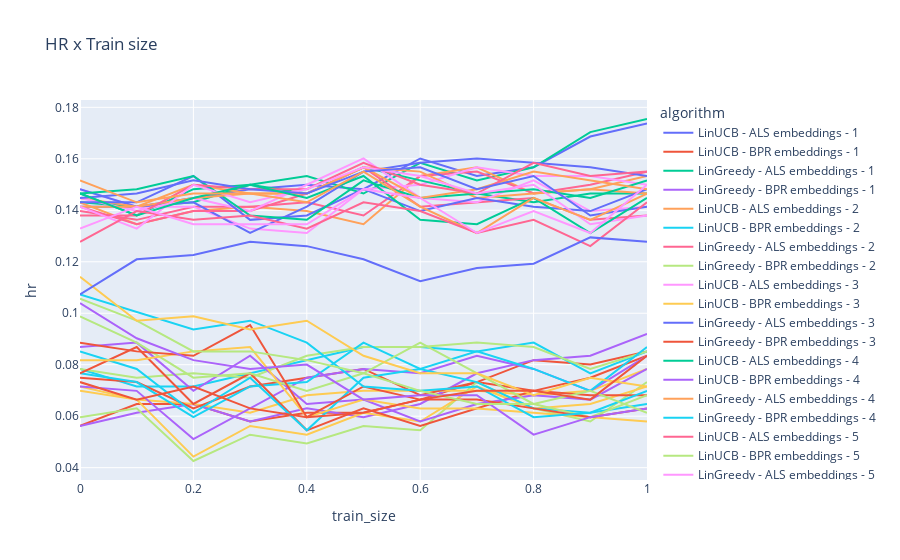

The cell this chart's notebook holds for it:
### Code cell
fig = px.line(df_results, x="train_size", y="hr", color='algorithm', title='HR x Train size')
fig.show()
fig.write_html('results-v9/hr_x_train_size.html')

### Figure 1 — Plotly figure (JSON) as saved in the notebook; plotly's stock layout.template omitted (floating-point values rounded to 4 significant figures)
{"data": [{"hovertemplate": "algorithm=LinUCB - ALS embeddings - 1<br>train_size=%{x}<br>hr=%{y}<extra></extra>", "legendgroup": "LinUCB - ALS embeddings - 1", "line": {"color": "#636efa", "dash": "solid"}, "marker": {"symbol": "circle"}, "mode": "lines", "name": "LinUCB - ALS embeddings - 1", "orientation": "v", "showlegend": true, "type": "scatter", "x": [0, 0.1, 0.2, 0.3, 0.4, 0.5, 0.6, 0.7, 0.8, 0.9, 1], "xaxis": "x", "y": [0.1414, 0.1414, 0.1448, 0.1482, 0.1499, 0.1482, 0.1601, 0.1533, 0.1567, 0.1687, 0.1738], "yaxis": "y"}, {"hovertemplate": "algorithm=LinUCB - BPR embeddings - 1<br>train_size=%{x}<br>hr=%{y}<extra></extra>", "legendgroup": "LinUCB - BPR embeddings - 1", "line": {"color": "#EF553B", "dash": "solid"}, "marker": {"symbol": "circle"}, "mode": "lines", "name": "LinUCB - BPR embeddings - 1", "orientation": "v", "showlegend": true, "type": "scatter", "x": [0, 0.1, 0.2, 0.3, 0.4, 0.5, 0.6, 0.7, 0.8, 0.9, 1], "xaxis": "x", "y": [0.05622, 0.06474, 0.06474, 0.05792, 0.06133, 0.06133, 0.06644, 0.07325, 0.08177, 0.08007, 0.08518], "yaxis": "y"}, {"hovertemplate": "algorithm=LinGreedy - ALS embeddings - 1<br>train_size=%{x}<br>hr=%{y}<extra></extra>", "legendgroup": "LinGreedy - ALS embeddings - 1", "line": {"color": "#00cc96", "dash": "solid"}, "marker": {"symbol": "circle"}, "mode": "lines", "name": "LinGreedy - ALS embeddings - 1", "orientation": "v", "showlegend": true, "type": "scatter", "x": [0, 0.1, 0.2, 0.3, 0.4, 0.5, 0.6, 0.7, 0.8, 0.9, 1], "xaxis": "x", "y": [0.1431, 0.1414, 0.1431, 0.1499, 0.1533, 0.1465, 0.1584, 0.1516, 0.1567, 0.1704, 0.1755], "yaxis": "y"}, {"hovertemplate": "algorithm=LinGreedy - BPR embeddings - 1<br>train_size=%{x}<br>hr=%{y}<extra></extra>", "legendgroup": "LinGreedy - BPR embeddings - 1", "line": {"color": "#ab63fa", "dash": "solid"}, "marker": {"symbol": "circle"}, "mode": "lines", "name": "LinGreedy - BPR embeddings - 1", "orientation": "v", "showlegend": true, "type": "scatter", "x": [0, 0.1, 0.2, 0.3, 0.4, 0.5, 0.6, 0.7, 0.8, 0.9, 1], "xaxis": "x", "y": [0.05622, 0.06133, 0.06474, 0.05792, 0.06303, 0.05963, 0.06474, 0.07666, 0.08177, 0.08348, 0.09199], "yaxis": "y"}, {"hovertemplate": "algorithm=LinUCB - ALS embeddings - 2<br>train_size=%{x}<br>hr=%{y}<extra></extra>", "legendgroup": "LinUCB - ALS embeddings - 2", "line": {"color": "#FFA15A", "dash": "solid"}, "marker": {"symbol": "circle"}, "mode": "lines", "name": "LinUCB - ALS embeddings - 2", "orientation": "v", "showlegend": true, "type": "scatter", "x": [0, 0.1, 0.2, 0.3, 0.4, 0.5, 0.6, 0.7, 0.8, 0.9, 1], "xaxis": "x", "y": [0.1431, 0.1346, 0.1397, 0.1414, 0.1397, 0.1346, 0.1533, 0.1567, 0.1465, 0.1482, 0.1533], "yaxis": "y"}, {"hovertemplate": "algorithm=LinUCB - BPR embeddings - 2<br>train_size=%{x}<br>hr=%{y}<extra></extra>", "legendgroup": "LinUCB - BPR embeddings - 2", "line": {"color": "#19d3f3", "dash": "solid"}, "marker": {"symbol": "circle"}, "mode": "lines", "name": "LinUCB - BPR embeddings - 2", "orientation": "v", "showlegend": true, "type": "scatter", "x": [0, 0.1, 0.2, 0.3, 0.4, 0.5, 0.6, 0.7, 0.8, 0.9, 1], "xaxis": "x", "y": [0.07836, 0.07155, 0.07155, 0.07666, 0.08177, 0.08688, 0.08688, 0.08518, 0.08859, 0.07666, 0.08518], "yaxis": "y"}, {"hovertemplate": "algorithm=LinGreedy - ALS embeddings - 2<br>train_size=%{x}<br>hr=%{y}<extra></extra>", "legendgroup": "LinGreedy - ALS embeddings - 2", "line": {"color": "#FF6692", "dash": "solid"}, "marker": {"symbol": "circle"}, "mode": "lines", "name": "LinGreedy - ALS embeddings - 2", "orientation": "v", "showlegend": true, "type": "scatter", "x": [0, 0.1, 0.2, 0.3, 0.4, 0.5, 0.6, 0.7, 0.8, 0.9, 1], "xaxis": "x", "y": [0.1397, 0.1363, 0.1414, 0.1414, 0.1431, 0.138, 0.1533, 0.155, 0.1465, 0.1499, 0.155], "yaxis": "y"}, {"hovertemplate": "algorithm=LinGreedy - BPR embeddings - 2<br>train_size=%{x}<br>hr=%{y}<extra></extra>", "legendgroup": "LinGreedy - BPR embeddings - 2", "line": {"color": "#B6E880", "dash": "solid"}, "marker": {"symbol": "circle"}, "mode": "lines", "name": "LinGreedy - BPR embeddings - 2", "orientation": "v", "showlegend": true, "type": "scatter", "x": [0, 0.1, 0.2, 0.3, 0.4, 0.5, 0.6, 0.7, 0.8, 0.9, 1], "xaxis": "x", "y": [0.07836, 0.07496, 0.07666, 0.07496, 0.08348, 0.08688, 0.08688, 0.08859, 0.08688, 0.07836, 0.08518], "yaxis": "y"}, {"hovertemplate": "algorithm=LinUCB - ALS embeddings - 3<br>train_size=%{x}<br>hr=%{y}<extra></extra>", "legendgroup": "LinUCB - ALS embeddings - 3", "line": {"color": "#FF97FF", "dash": "solid"}, "marker": {"symbol": "circle"}, "mode": "lines", "name": "LinUCB - ALS embeddings - 3", "orientation": "v", "showlegend": true, "type": "scatter", "x": [0, 0.1, 0.2, 0.3, 0.4, 0.5, 0.6, 0.7, 0.8, 0.9, 1], "xaxis": "x", "y": [0.1482, 0.1414, 0.1414, 0.1329, 0.1312, 0.1482, 0.1499, 0.1567, 0.1533, 0.1533, 0.1499], "yaxis": "y"}, {"hovertemplate": "algorithm=LinUCB - BPR embeddings - 3<br>train_size=%{x}<br>hr=%{y}<extra></extra>", "legendgroup": "LinUCB - BPR embeddings - 3", "line": {"color": "#FECB52", "dash": "solid"}, "marker": {"symbol": "circle"}, "mode": "lines", "name": "LinUCB - BPR embeddings - 3", "orientation": "v", "showlegend": true, "type": "scatter", "x": [0, 0.1, 0.2, 0.3, 0.4, 0.5, 0.6, 0.7, 0.8, 0.9, 1], "xaxis": "x", "y": [0.07155, 0.06644, 0.06474, 0.06133, 0.06814, 0.06985, 0.06985, 0.06985, 0.06814, 0.06985, 0.07836], "yaxis": "y"}, {"hovertemplate": "algorithm=LinGreedy - ALS embeddings - 3<br>train_size=%{x}<br>hr=%{y}<extra></extra>", "legendgroup": "LinGreedy - ALS embeddings - 3", "line": {"color": "#636efa", "dash": "solid"}, "marker": {"symbol": "circle"}, "mode": "lines", "name": "LinGreedy - ALS embeddings - 3", "orientation": "v", "showlegend": true, "type": "scatter", "x": [0, 0.1, 0.2, 0.3, 0.4, 0.5, 0.6, 0.7, 0.8, 0.9, 1], "xaxis": "x", "y": [0.1482, 0.1414, 0.1431, 0.1312, 0.1414, 0.155, 0.1584, 0.1601, 0.1584, 0.1567, 0.1533], "yaxis": "y"}, {"hovertemplate": "algorithm=LinGreedy - BPR embeddings - 3<br>train_size=%{x}<br>hr=%{y}<extra></extra>", "legendgroup": "LinGreedy - BPR embeddings - 3", "line": {"color": "#EF553B", "dash": "solid"}, "marker": {"symbol": "circle"}, "mode": "lines", "name": "LinGreedy - BPR embeddings - 3", "orientation": "v", "showlegend": true, "type": "scatter", "x": [0, 0.1, 0.2, 0.3, 0.4, 0.5, 0.6, 0.7, 0.8, 0.9, 1], "xaxis": "x", "y": [0.07496, 0.07325, 0.06303, 0.07155, 0.07496, 0.07836, 0.06814, 0.07325, 0.06985, 0.07496, 0.08348], "yaxis": "y"}, {"hovertemplate": "algorithm=LinUCB - ALS embeddings - 4<br>train_size=%{x}<br>hr=%{y}<extra></extra>", "legendgroup": "LinUCB - ALS embeddings - 4", "line": {"color": "#00cc96", "dash": "solid"}, "marker": {"symbol": "circle"}, "mode": "lines", "name": "LinUCB - ALS embeddings - 4", "orientation": "v", "showlegend": true, "type": "scatter", "x": [0, 0.1, 0.2, 0.3, 0.4, 0.5, 0.6, 0.7, 0.8, 0.9, 1], "xaxis": "x", "y": [0.1465, 0.138, 0.1482, 0.1499, 0.1465, 0.1567, 0.1516, 0.1465, 0.1431, 0.1465, 0.1465], "yaxis": "y"}, {"hovertemplate": "algorithm=LinUCB - BPR embeddings - 4<br>train_size=%{x}<br>hr=%{y}<extra></extra>", "legendgroup": "LinUCB - BPR embeddings - 4", "line": {"color": "#ab63fa", "dash": "solid"}, "marker": {"symbol": "circle"}, "mode": "lines", "name": "LinUCB - BPR embeddings - 4", "orientation": "v", "showlegend": true, "type": "scatter", "x": [0, 0.1, 0.2, 0.3, 0.4, 0.5, 0.6, 0.7, 0.8, 0.9, 1], "xaxis": "x", "y": [0.07155, 0.06985, 0.05111, 0.06303, 0.07496, 0.07836, 0.07666, 0.08348, 0.07836, 0.06985, 0.08348], "yaxis": "y"}, {"hovertemplate": "algorithm=LinGreedy - ALS embeddings - 4<br>train_size=%{x}<br>hr=%{y}<extra></extra>", "legendgroup": "LinGreedy - ALS embeddings - 4", "line": {"color": "#FFA15A", "dash": "solid"}, "marker": {"symbol": "circle"}, "mode": "lines", "name": "LinGreedy - ALS embeddings - 4", "orientation": "v", "showlegend": true, "type": "scatter", "x": [0, 0.1, 0.2, 0.3, 0.4, 0.5, 0.6, 0.7, 0.8, 0.9, 1], "xaxis": "x", "y": [0.1448, 0.1414, 0.1499, 0.1465, 0.1465, 0.1567, 0.155, 0.1448, 0.1465, 0.1482, 0.1465], "yaxis": "y"}, {"hovertemplate": "algorithm=LinGreedy - BPR embeddings - 4<br>train_size=%{x}<br>hr=%{y}<extra></extra>", "legendgroup": "LinGreedy - BPR embeddings - 4", "line": {"color": "#19d3f3", "dash": "solid"}, "marker": {"symbol": "circle"}, "mode": "lines", "name": "LinGreedy - BPR embeddings - 4", "orientation": "v", "showlegend": true, "type": "scatter", "x": [0, 0.1, 0.2, 0.3, 0.4, 0.5, 0.6, 0.7, 0.8, 0.9, 1], "xaxis": "x", "y": [0.07666, 0.07325, 0.05963, 0.07155, 0.07325, 0.08859, 0.07836, 0.08518, 0.07836, 0.06985, 0.08688], "yaxis": "y"}, {"hovertemplate": "algorithm=LinUCB - ALS embeddings - 5<br>train_size=%{x}<br>hr=%{y}<extra></extra>", "legendgroup": "LinUCB - ALS embeddings - 5", "line": {"color": "#FF6692", "dash": "solid"}, "marker": {"symbol": "circle"}, "mode": "lines", "name": "LinUCB - ALS embeddings - 5", "orientation": "v", "showlegend": true, "type": "scatter", "x": [0, 0.1, 0.2, 0.3, 0.4, 0.5, 0.6, 0.7, 0.8, 0.9, 1], "xaxis": "x", "y": [0.1414, 0.1346, 0.1397, 0.1397, 0.1465, 0.1567, 0.1414, 0.1431, 0.1448, 0.1363, 0.138], "yaxis": "y"}, {"hovertemplate": "algorithm=LinUCB - BPR embeddings - 5<br>train_size=%{x}<br>hr=%{y}<extra></extra>", "legendgroup": "LinUCB - BPR embeddings - 5", "line": {"color": "#B6E880", "dash": "solid"}, "marker": {"symbol": "circle"}, "mode": "lines", "name": "LinUCB - BPR embeddings - 5", "orientation": "v", "showlegend": true, "type": "scatter", "x": [0, 0.1, 0.2, 0.3, 0.4, 0.5, 0.6, 0.7, 0.8, 0.9, 1], "xaxis": "x", "y": [0.05963, 0.06303, 0.04259, 0.05281, 0.0494, 0.05622, 0.05451, 0.07325, 0.06303, 0.05792, 0.07325], "yaxis": "y"}, {"hovertemplate": "algorithm=LinGreedy - ALS embeddings - 5<br>train_size=%{x}<br>hr=%{y}<extra></extra>", "legendgroup": "LinGreedy - ALS embeddings - 5", "line": {"color": "#FF97FF", "dash": "solid"}, "marker": {"symbol": "circle"}, "mode": "lines", "name": "LinGreedy - ALS embeddings - 5", "orientation": "v", "showlegend": true, "type": "scatter", "x": [0, 0.1, 0.2, 0.3, 0.4, 0.5, 0.6, 0.7, 0.8, 0.9, 1], "xaxis": "x", "y": [0.1448, 0.1397, 0.1448, 0.1397, 0.1499, 0.1601, 0.1448, 0.1431, 0.1516, 0.1397, 0.1414], "yaxis": "y"}, {"hovertemplate": "algorithm=LinGreedy - BPR embeddings - 5<br>train_size=%{x}<br>hr=%{y}<extra></extra>", "legendgroup": "LinGreedy - BPR embeddings - 5", "line": {"color": "#FECB52", "dash": "solid"}, "marker": {"symbol": "circle"}, "mode": "lines", "name": "LinGreedy - BPR embeddings - 5", "orientation": "v", "showlegend": true, "type": "scatter", "x": [0, 0.1, 0.2, 0.3, 0.4, 0.5, 0.6, 0.7, 0.8, 0.9, 1], "xaxis": "x", "y": [0.06985, 0.06644, 0.04429, 0.05622, 0.05281, 0.06133, 0.05792, 0.07155, 0.06303, 0.06474, 0.07155], "yaxis": "y"}, {"hovertemplate": "algorithm=LinUCB - ALS embeddings - 6<br>train_size=%{x}<br>hr=%{y}<extra></extra>", "legendgroup": "LinUCB - ALS embeddings - 6", "line": {"color": "#636efa", "dash": "solid"}, "marker": {"symbol": "circle"}, "mode": "lines", "name": "LinUCB - ALS embeddings - 6", "orientation": "v", "showlegend": true, "type": "scatter", "x": [0, 0.1, 0.2, 0.3, 0.4, 0.5, 0.6, 0.7, 0.8, 0.9, 1], "xaxis": "x", "y": [0.1431, 0.1431, 0.1533, 0.1363, 0.138, 0.1482, 0.1397, 0.1448, 0.1414, 0.1397, 0.1482], "yaxis": "y"}, {"hovertemplate": "algorithm=LinUCB - BPR embeddings - 6<br>train_size=%{x}<br>hr=%{y}<extra></extra>", "legendgroup": "LinUCB - BPR embeddings - 6", "line": {"color": "#EF553B", "dash": "solid"}, "marker": {"symbol": "circle"}, "mode": "lines", "name": "LinUCB - BPR embeddings - 6", "orientation": "v", "showlegend": true, "type": "scatter", "x": [0, 0.1, 0.2, 0.3, 0.4, 0.5, 0.6, 0.7, 0.8, 0.9, 1], "xaxis": "x", "y": [0.07666, 0.08688, 0.06474, 0.07666, 0.05451, 0.06303, 0.05622, 0.06303, 0.06985, 0.06814, 0.06814], "yaxis": "y"}, {"hovertemplate": "algorithm=LinGreedy - ALS embeddings - 6<br>train_size=%{x}<br>hr=%{y}<extra></extra>", "legendgroup": "LinGreedy - ALS embeddings - 6", "line": {"color": "#00cc96", "dash": "solid"}, "marker": {"symbol": "circle"}, "mode": "lines", "name": "LinGreedy - ALS embeddings - 6", "orientation": "v", "showlegend": true, "type": "scatter", "x": [0, 0.1, 0.2, 0.3, 0.4, 0.5, 0.6, 0.7, 0.8, 0.9, 1], "xaxis": "x", "y": [0.1465, 0.1482, 0.1533, 0.138, 0.1363, 0.1516, 0.1448, 0.1465, 0.1482, 0.1448, 0.1516], "yaxis": "y"}, {"hovertemplate": "algorithm=LinGreedy - BPR embeddings - 6<br>train_size=%{x}<br>hr=%{y}<extra></extra>", "legendgroup": "LinGreedy - BPR embeddings - 6", "line": {"color": "#ab63fa", "dash": "solid"}, "marker": {"symbol": "circle"}, "mode": "lines", "name": "LinGreedy - BPR embeddings - 6", "orientation": "v", "showlegend": true, "type": "scatter", "x": [0, 0.1, 0.2, 0.3, 0.4, 0.5, 0.6, 0.7, 0.8, 0.9, 1], "xaxis": "x", "y": [0.08688, 0.08859, 0.06985, 0.08348, 0.06474, 0.06644, 0.05792, 0.06474, 0.06814, 0.06644, 0.07836], "yaxis": "y"}, {"hovertemplate": "algorithm=LinUCB - ALS embeddings - 7<br>train_size=%{x}<br>hr=%{y}<extra></extra>", "legendgroup": "LinUCB - ALS embeddings - 7", "line": {"color": "#FFA15A", "dash": "solid"}, "marker": {"symbol": "circle"}, "mode": "lines", "name": "LinUCB - ALS embeddings - 7", "orientation": "v", "showlegend": true, "type": "scatter", "x": [0, 0.1, 0.2, 0.3, 0.4, 0.5, 0.6, 0.7, 0.8, 0.9, 1], "xaxis": "x", "y": [0.1414, 0.1414, 0.1448, 0.1465, 0.1465, 0.1567, 0.1448, 0.1482, 0.155, 0.1516, 0.1482], "yaxis": "y"}, {"hovertemplate": "algorithm=LinUCB - BPR embeddings - 7<br>train_size=%{x}<br>hr=%{y}<extra></extra>", "legendgroup": "LinUCB - BPR embeddings - 7", "line": {"color": "#19d3f3", "dash": "solid"}, "marker": {"symbol": "circle"}, "mode": "lines", "name": "LinUCB - BPR embeddings - 7", "orientation": "v", "showlegend": true, "type": "scatter", "x": [0, 0.1, 0.2, 0.3, 0.4, 0.5, 0.6, 0.7, 0.8, 0.9, 1], "xaxis": "x", "y": [0.08518, 0.07836, 0.06133, 0.07496, 0.05451, 0.07496, 0.07836, 0.07325, 0.06303, 0.06133, 0.06474], "yaxis": "y"}, {"hovertemplate": "algorithm=LinGreedy - ALS embeddings - 7<br>train_size=%{x}<br>hr=%{y}<extra></extra>", "legendgroup": "LinGreedy - ALS embeddings - 7", "line": {"color": "#FF6692", "dash": "solid"}, "marker": {"symbol": "circle"}, "mode": "lines", "name": "LinGreedy - ALS embeddings - 7", "orientation": "v", "showlegend": true, "type": "scatter", "x": [0, 0.1, 0.2, 0.3, 0.4, 0.5, 0.6, 0.7, 0.8, 0.9, 1], "xaxis": "x", "y": [0.138, 0.138, 0.1499, 0.1482, 0.1482, 0.1584, 0.1499, 0.1465, 0.1584, 0.1533, 0.155], "yaxis": "y"}, {"hovertemplate": "algorithm=LinGreedy - BPR embeddings - 7<br>train_size=%{x}<br>hr=%{y}<extra></extra>", "legendgroup": "LinGreedy - BPR embeddings - 7", "line": {"color": "#B6E880", "dash": "solid"}, "marker": {"symbol": "circle"}, "mode": "lines", "name": "LinGreedy - BPR embeddings - 7", "orientation": "v", "showlegend": true, "type": "scatter", "x": [0, 0.1, 0.2, 0.3, 0.4, 0.5, 0.6, 0.7, 0.8, 0.9, 1], "xaxis": "x", "y": [0.09881, 0.08859, 0.07496, 0.07666, 0.06985, 0.07666, 0.08859, 0.07666, 0.06474, 0.05963, 0.06814], "yaxis": "y"}, {"hovertemplate": "algorithm=LinUCB - ALS embeddings - 8<br>train_size=%{x}<br>hr=%{y}<extra></extra>", "legendgroup": "LinUCB - ALS embeddings - 8", "line": {"color": "#FF97FF", "dash": "solid"}, "marker": {"symbol": "circle"}, "mode": "lines", "name": "LinUCB - ALS embeddings - 8", "orientation": "v", "showlegend": true, "type": "scatter", "x": [0, 0.1, 0.2, 0.3, 0.4, 0.5, 0.6, 0.7, 0.8, 0.9, 1], "xaxis": "x", "y": [0.1414, 0.1329, 0.1499, 0.1431, 0.1482, 0.1567, 0.1533, 0.1465, 0.1499, 0.1346, 0.138], "yaxis": "y"}, {"hovertemplate": "algorithm=LinUCB - BPR embeddings - 8<br>train_size=%{x}<br>hr=%{y}<extra></extra>", "legendgroup": "LinUCB - BPR embeddings - 8", "line": {"color": "#FECB52", "dash": "solid"}, "marker": {"symbol": "circle"}, "mode": "lines", "name": "LinUCB - BPR embeddings - 8", "orientation": "v", "showlegend": true, "type": "scatter", "x": [0, 0.1, 0.2, 0.3, 0.4, 0.5, 0.6, 0.7, 0.8, 0.9, 1], "xaxis": "x", "y": [0.08177, 0.08177, 0.08518, 0.08688, 0.05963, 0.06644, 0.06303, 0.06303, 0.06133, 0.05963, 0.05792], "yaxis": "y"}, {"hovertemplate": "algorithm=LinGreedy - ALS embeddings - 8<br>train_size=%{x}<br>hr=%{y}<extra></extra>", "legendgroup": "LinGreedy - ALS embeddings - 8", "line": {"color": "#636efa", "dash": "solid"}, "marker": {"symbol": "circle"}, "mode": "lines", "name": "LinGreedy - ALS embeddings - 8", "orientation": "v", "showlegend": true, "type": "scatter", "x": [0, 0.1, 0.2, 0.3, 0.4, 0.5, 0.6, 0.7, 0.8, 0.9, 1], "xaxis": "x", "y": [0.1448, 0.1465, 0.1516, 0.1482, 0.1465, 0.155, 0.1567, 0.1482, 0.1533, 0.138, 0.1414], "yaxis": "y"}, {"hovertemplate": "algorithm=LinGreedy - BPR embeddings - 8<br>train_size=%{x}<br>hr=%{y}<extra></extra>", "legendgroup": "LinGreedy - BPR embeddings - 8", "line": {"color": "#EF553B", "dash": "solid"}, "marker": {"symbol": "circle"}, "mode": "lines", "name": "LinGreedy - BPR embeddings - 8", "orientation": "v", "showlegend": true, "type": "scatter", "x": [0, 0.1, 0.2, 0.3, 0.4, 0.5, 0.6, 0.7, 0.8, 0.9, 1], "xaxis": "x", "y": [0.08859, 0.08518, 0.08348, 0.0954, 0.05963, 0.07155, 0.06644, 0.06644, 0.06303, 0.05963, 0.06303], "yaxis": "y"}, {"hovertemplate": "algorithm=LinUCB - ALS embeddings - 9<br>train_size=%{x}<br>hr=%{y}<extra></extra>", "legendgroup": "LinUCB - ALS embeddings - 9", "line": {"color": "#00cc96", "dash": "solid"}, "marker": {"symbol": "circle"}, "mode": "lines", "name": "LinUCB - ALS embeddings - 9", "orientation": "v", "showlegend": true, "type": "scatter", "x": [0, 0.1, 0.2, 0.3, 0.4, 0.5, 0.6, 0.7, 0.8, 0.9, 1], "xaxis": "x", "y": [0.1465, 0.138, 0.1448, 0.1499, 0.1448, 0.1533, 0.1363, 0.1346, 0.1448, 0.1312, 0.1448], "yaxis": "y"}, {"hovertemplate": "algorithm=LinUCB - BPR embeddings - 9<br>train_size=%{x}<br>hr=%{y}<extra></extra>", "legendgroup": "LinUCB - BPR embeddings - 9", "line": {"color": "#ab63fa", "dash": "solid"}, "marker": {"symbol": "circle"}, "mode": "lines", "name": "LinUCB - BPR embeddings - 9", "orientation": "v", "showlegend": true, "type": "scatter", "x": [0, 0.1, 0.2, 0.3, 0.4, 0.5, 0.6, 0.7, 0.8, 0.9, 1], "xaxis": "x", "y": [0.1039, 0.09029, 0.08177, 0.07836, 0.08007, 0.06644, 0.06814, 0.06814, 0.05281, 0.05963, 0.06303], "yaxis": "y"}, {"hovertemplate": "algorithm=LinGreedy - ALS embeddings - 9<br>train_size=%{x}<br>hr=%{y}<extra></extra>", "legendgroup": "LinGreedy - ALS embeddings - 9", "line": {"color": "#FFA15A", "dash": "solid"}, "marker": {"symbol": "circle"}, "mode": "lines", "name": "LinGreedy - ALS embeddings - 9", "orientation": "v", "showlegend": true, "type": "scatter", "x": [0, 0.1, 0.2, 0.3, 0.4, 0.5, 0.6, 0.7, 0.8, 0.9, 1], "xaxis": "x", "y": [0.1516, 0.1431, 0.1465, 0.1465, 0.1431, 0.155, 0.1414, 0.1312, 0.1448, 0.1363, 0.1465], "yaxis": "y"}, {"hovertemplate": "algorithm=LinGreedy - BPR embeddings - 9<br>train_size=%{x}<br>hr=%{y}<extra></extra>", "legendgroup": "LinGreedy - BPR embeddings - 9", "line": {"color": "#19d3f3", "dash": "solid"}, "marker": {"symbol": "circle"}, "mode": "lines", "name": "LinGreedy - BPR embeddings - 9", "orientation": "v", "showlegend": true, "type": "scatter", "x": [0, 0.1, 0.2, 0.3, 0.4, 0.5, 0.6, 0.7, 0.8, 0.9, 1], "xaxis": "x", "y": [0.1073, 0.1005, 0.0937, 0.0971, 0.08859, 0.07155, 0.06985, 0.07155, 0.05963, 0.06133, 0.06985], "yaxis": "y"}, {"hovertemplate": "algorithm=LinUCB - ALS embeddings - 10<br>train_size=%{x}<br>hr=%{y}<extra></extra>", "legendgroup": "LinUCB - ALS embeddings - 10", "line": {"color": "#FF6692", "dash": "solid"}, "marker": {"symbol": "circle"}, "mode": "lines", "name": "LinUCB - ALS embeddings - 10", "orientation": "v", "showlegend": true, "type": "scatter", "x": [0, 0.1, 0.2, 0.3, 0.4, 0.5, 0.6, 0.7, 0.8, 0.9, 1], "xaxis": "x", "y": [0.1278, 0.1397, 0.1363, 0.138, 0.1329, 0.1431, 0.1397, 0.1312, 0.1363, 0.1261, 0.1431], "yaxis": "y"}, {"hovertemplate": "algorithm=LinUCB - BPR embeddings - 10<br>train_size=%{x}<br>hr=%{y}<extra></extra>", "legendgroup": "LinUCB - BPR embeddings - 10", "line": {"color": "#B6E880", "dash": "solid"}, "marker": {"symbol": "circle"}, "mode": "lines", "name": "LinUCB - BPR embeddings - 10", "orientation": "v", "showlegend": true, "type": "scatter", "x": [0, 0.1, 0.2, 0.3, 0.4, 0.5, 0.6, 0.7, 0.8, 0.9, 1], "xaxis": "x", "y": [0.1056, 0.0971, 0.08518, 0.08518, 0.08177, 0.07666, 0.06985, 0.06474, 0.06474, 0.06985, 0.06133], "yaxis": "y"}, {"hovertemplate": "algorithm=LinGreedy - ALS embeddings - 10<br>train_size=%{x}<br>hr=%{y}<extra></extra>", "legendgroup": "LinGreedy - ALS embeddings - 10", "line": {"color": "#FF97FF", "dash": "solid"}, "marker": {"symbol": "circle"}, "mode": "lines", "name": "LinGreedy - ALS embeddings - 10", "orientation": "v", "showlegend": true, "type": "scatter", "x": [0, 0.1, 0.2, 0.3, 0.4, 0.5, 0.6, 0.7, 0.8, 0.9, 1], "xaxis": "x", "y": [0.1329, 0.1414, 0.1346, 0.1346, 0.1346, 0.1482, 0.1448, 0.1312, 0.1397, 0.1312, 0.1499], "yaxis": "y"}, {"hovertemplate": "algorithm=LinGreedy - BPR embeddings - 10<br>train_size=%{x}<br>hr=%{y}<extra></extra>", "legendgroup": "LinGreedy - BPR embeddings - 10", "line": {"color": "#FECB52", "dash": "solid"}, "marker": {"symbol": "circle"}, "mode": "lines", "name": "LinGreedy - BPR embeddings - 10", "orientation": "v", "showlegend": true, "type": "scatter", "x": [0, 0.1, 0.2, 0.3, 0.4, 0.5, 0.6, 0.7, 0.8, 0.9, 1], "xaxis": "x", "y": [0.1141, 0.0971, 0.09881, 0.0937, 0.0971, 0.08348, 0.07666, 0.07666, 0.06814, 0.07496, 0.07155], "yaxis": "y"}, {"hovertemplate": "algorithm=ALS<br>train_size=%{x}<br>hr=%{y}<extra></extra>", "legendgroup": "ALS", "line": {"color": "#636efa", "dash": "solid"}, "marker": {"symbol": "circle"}, "mode": "lines", "name": "ALS", "orientation": "v", "showlegend": true, "type": "scatter", "x": [0, 0.1, 0.2, 0.3, 0.4, 0.5, 0.6, 0.7, 0.8, 0.9, 1], "xaxis": "x", "y": [0.1073, 0.121, 0.1227, 0.1278, 0.1261, 0.121, 0.1124, 0.1175, 0.1193, 0.1295, 0.1278], "yaxis": "y"}, {"hovertemplate": "algorithm=BPR<br>train_size=%{x}<br>hr=%{y}<extra></extra>", "legendgroup": "BPR", "line": {"color": "#EF553B", "dash": "solid"}, "marker": {"symbol": "circle"}, "mode": "lines", "name": "BPR", "orientation": "v", "showlegend": true, "type": "scatter", "x": [0, 0.1, 0.2, 0.3, 0.4, 0.5, 0.6, 0.7, 0.8, 0.9, 1], "xaxis": "x", "y": [0.07325, 0.06644, 0.07155, 0.06303, 0.05963, 0.06133, 0.06644, 0.06985, 0.06985, 0.06644, 0.08348], "yaxis": "y"}], "layout": {"legend": {"title": {"text": "algorithm"}, "tracegroupgap": 0}, "title": {"text": "HR x Train size"}, "xaxis": {"anchor": "y", "domain": [0, 1], "title": {"text": "train_size"}}, "yaxis": {"anchor": "x", "domain": [0, 1], "title": {"text": "hr"}}}}
